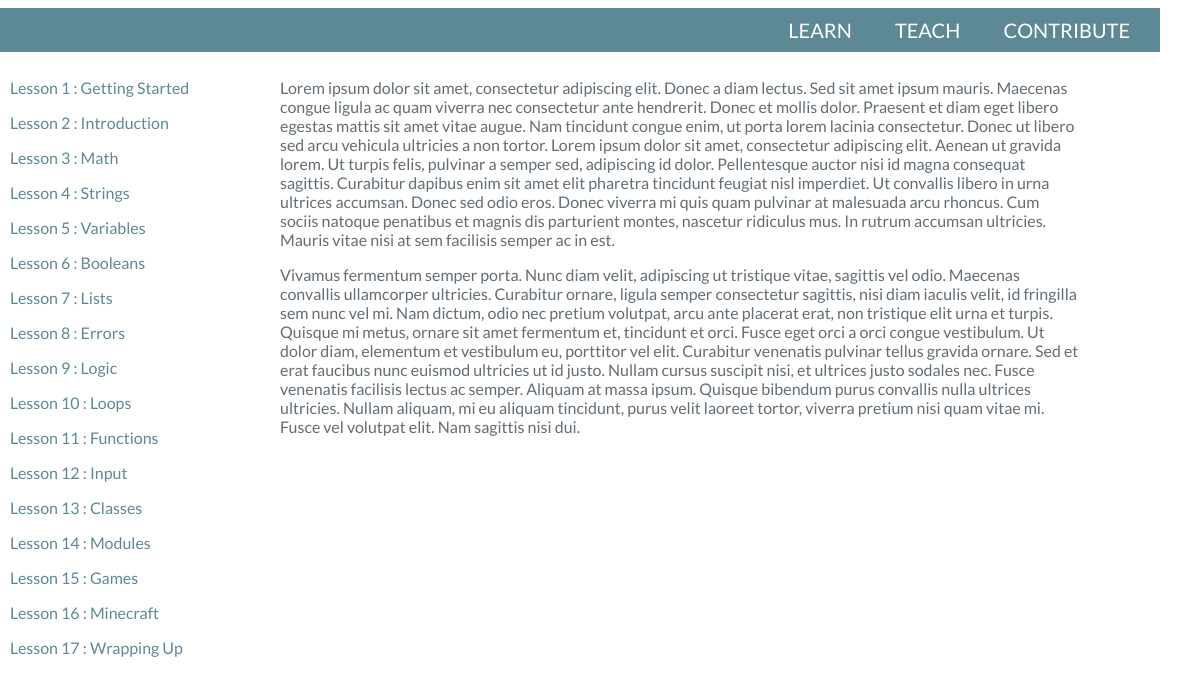
The page /learn/ on the database its author committed.
### lessons/models.py (models this page shows, shortened)
class Lesson(models.Model):
    number = models.IntegerField()
    name = models.CharField(max_length=200)
    description = models.TextField(blank=True, null=True)

### lessons/views.py (the view)
def index(request):
    all_lessons = Lesson.objects.order_by('number')
    context = {
        'lesson_list': all_lessons,
    }
    return render(request, 'lessons/index.html', context)

### lessons/templates/lessons/index.html
{% include "youngcoders/header.html" %}
{% include "lessons/header.html" %}
<div id="container">
  <div id="nav-list">
    {% if lesson_list %}
        {% for item in lesson_list %}
          <p><a href="/learn/lesson/{{ item.number }}/step/1/">Lesson {{ item.number }} : {{ item.name }}</a></p>
        {% endfor %}
    {% else %}
        <p>No lessons are available.</p>
    {% endif %}
  </div>
  <div id="content">
  <p>Lorem ipsum dolor sit amet, consectetur adipiscing elit. Donec a diam lectus. Sed sit amet ipsum mauris. Maecenas congue ligula ac quam viverra nec consectetur ante hendrerit. Donec et mollis dolor. Praesent et diam eget libero egestas mattis sit amet vitae augue. Nam tincidunt congue enim, ut porta lorem lacinia consectetur. Donec ut libero sed arcu vehicula ultricies a non tortor. Lorem ipsum dolor sit amet, consectetur adipiscing elit. Aenean ut gravida lorem. Ut turpis felis, pulvinar a semper sed, adipiscing id dolor. Pellentesque auctor nisi id magna consequat sagittis. Curabitur dapibus enim sit amet elit pharetra tincidunt feugiat nisl imperdiet. Ut convallis libero in urna ultrices accumsan. Donec sed odio eros. Donec viverra mi quis quam pulvinar at malesuada arcu rhoncus. Cum sociis natoque penatibus et magnis dis parturient montes, nascetur ridiculus mus. In rutrum accumsan ultricies. Mauris vitae nisi at sem facilisis semper ac in est.</p>
  <p>Vivamus fermentum semper porta. Nunc diam velit, adipiscing ut tristique vitae, sagittis vel odio. Maecenas convallis ullamcorper ultricies. Curabitur ornare, ligula semper consectetur sagittis, nisi diam iaculis velit, id fringilla sem nunc vel mi. Nam dictum, odio nec pretium volutpat, arcu ante placerat erat, non tristique elit urna et turpis. Quisque mi metus, ornare sit amet fermentum et, tincidunt et orci. Fusce eget orci a orci congue vestibulum. Ut dolor diam, elementum et vestibulum eu, porttitor vel elit. Curabitur venenatis pulvinar tellus gravida ornare. Sed et erat faucibus nunc euismod ultricies ut id justo. Nullam cursus suscipit nisi, et ultrices justo sodales nec. Fusce venenatis facilisis lectus ac semper. Aliquam at massa ipsum. Quisque bibendum purus convallis nulla ultrices ultricies. Nullam aliquam, mi eu aliquam tincidunt, purus velit laoreet tortor, viverra pretium nisi quam vitae mi. Fusce vel volutpat elit. Nam sagittis nisi dui.</p>
  </div>
</div>

### youngcoders/static/youngcoders/style.css (style rules this page uses)
a { color: #5D8896; text-decoration: none; }

### lessons/static/lessons/style.css (style rules this page uses)
#container { float: left; width: 1200px; text-align: left; }
#nav-list { float: left; width: 250px; text-align: left; margin: 10px; }
#content { float: left; width: 800px; text-align: left; overflow: visible; min-width: 800px; margin: 10px; }

### rows shown on the page
Lesson: number "1", name "Getting Started"
Lesson: number "2", name "Introduction"
Lesson: number "3", name "Math"
Lesson: number "4", name "Strings"
Lesson: number "5", name "Variables"
Lesson: number "6", name "Booleans"
Lesson: number "7", name "Lists"
Lesson: number "8", name "Errors"
Lesson: number "9", name "Logic"
Lesson: number "10", name "Loops"
Lesson: number "11", name "Functions"
Lesson: number "12", name "Input"
Lesson: number "13", name "Classes"
Lesson: number "14", name "Modules"
Lesson: number "15", name "Games"
Lesson: number "16", name "Minecraft"
Lesson: number "17", name "Wrapping Up"
